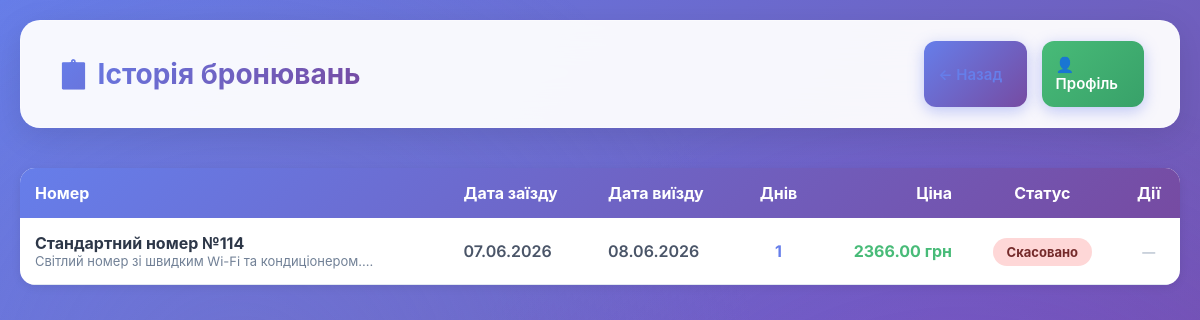
The page /booking_history (signed in) on the database its author committed.
### database.py (models this page shows)
class Product(db.Model):
    __tablename__ = "products"
    id: Mapped[int] = mapped_column(primary_key=True)
    name: Mapped[str] = mapped_column(String(100), nullable=False)
    price: Mapped[float] = mapped_column(Float, nullable=False)
    description: Mapped[str] = mapped_column(String(500), nullable=True)
    image_url: Mapped[str] = mapped_column(String(200), nullable=True)
    is_booked: Mapped[bool] = mapped_column(Boolean, default=False)
    booked_by: Mapped[int] = mapped_column(Integer, nullable=True)
    booking_days: Mapped[int] = mapped_column(Integer, default=0)

class Booking(db.Model):
    __tablename__ = "bookings"
    id: Mapped[int] = mapped_column(primary_key=True)
    user_id: Mapped[int] = mapped_column(ForeignKey("users.id"), nullable=False)
    product_id: Mapped[int] = mapped_column(ForeignKey("products.id"), nullable=False)
    check_in: Mapped[datetime] = mapped_column(Date, nullable=False)
    check_out: Mapped[datetime] = mapped_column(Date, nullable=False)
    total_price: Mapped[float] = mapped_column(Float, nullable=False)
    status: Mapped[str] = mapped_column(String(20), default="active", nullable=False)
    created_at: Mapped[datetime] = mapped_column(DateTime, default=datetime.utcnow)
    cancelled_at: Mapped[datetime] = mapped_column(DateTime, nullable=True)

### app.py (the view)
@app.route('/booking_history')
def booking_history():
    if 'user_id' not in session:
        return redirect(url_for('login'))
    bookings = db.session.execute(
        db.select(Booking).filter_by(user_id=session['user_id']).order_by(Booking.created_at.desc())
    ).scalars().all()
    bookings_with_products = []
    for booking in bookings:
        product = db.session.execute(db.select(Product).filter_by(id=booking.product_id)).scalar_one_or_none()
        if product:
            bookings_with_products.append({
                'booking': booking,
                'product': product,
                'days': (booking.check_out - booking.check_in).days
            })
    return render_template('booking_history.html', bookings=bookings_with_products)

### templates/booking_history.html (shortened to what this page needs)
<!DOCTYPE html>
<html lang="uk">
<head>
    <link rel="stylesheet" href="{{ url_for('static', filename='style.css') }}">
</head>
<body>
    <div class="container">
        <div class="header-box">
            <h1>📋 Історія бронювань</h1>
            <div style="display: flex; gap: 15px;">
                <a href="{{ url_for('index') }}" class="btn-book" style="text-decoration: none; background: linear-gradient(135deg, #667eea 0%, #764ba2 100%);">← Назад</a>
                <a href="{{ url_for('profile') }}" class="btn-book" style="text-decoration: none; background: linear-gradient(135deg, #48bb78 0%, #38a169 100%);">👤 Профіль</a>
            </div>
        </div>
        {% if bookings %}
            <div style="background: white; border-radius: 15px; box-shadow: 0 2px 10px rgba(0,0,0,0.08); overflow: hidden;">
                <table style="width: 100%; border-collapse: collapse;">
                    <thead style="background: linear-gradient(135deg, #667eea 0%, #764ba2 100%); color: white;">
                        <tr>
                            <th style="padding: 15px; text-align: left; font-weight: 700;">Номер</th>
                            <th style="padding: 15px; text-align: left; font-weight: 700;">Дата заїзду</th>
                            <th style="padding: 15px; text-align: left; font-weight: 700;">Дата виїзду</th>
                            <th style="padding: 15px; text-align: center; font-weight: 700;">Днів</th>
                            <th style="padding: 15px; text-align: right; font-weight: 700;">Ціна</th>
                            <th style="padding: 15px; text-align: center; font-weight: 700;">Статус</th>
                            <th style="padding: 15px; text-align: center; font-weight: 700;">Дії</th>
                        </tr>
                    </thead>
                    <tbody>
                        {% for item in bookings %}
                            <tr style="border-bottom: 1px solid #e2e8f0;">
                                <td style="padding: 15px;">
                                    <div style="font-weight: 700; color: #2d3748;">{{ item.product.name }}</div>
                                    <div style="font-size: 13px; color: #718096;">{{ item.product.description[:50] }}...</div>
                                </td>
                                <td style="padding: 15px; color: #4a5568; font-weight: 600;">{{ item.booking.check_in.strftime('%d.%m.%Y') }}</td>
                                <td style="padding: 15px; color: #4a5568; font-weight: 600;">{{ item.booking.check_out.strftime('%d.%m.%Y') }}</td>
                                <td style="padding: 15px; text-align: center; font-weight: 700; color: #667eea;">{{ item.days }}</td>
                                <td style="padding: 15px; text-align: right; font-weight: 700; color: #48bb78; font-size: 16px;">{{ "%.2f"|format(item.booking.total_price) }} грн</td>
                                <td style="padding: 15px; text-align: center;">
                                    {% if item.booking.status == 'active' %}
                                        <span style="background: #c6f6d5; color: #22543d; padding: 6px 14px; border-radius: 20px; font-weight: 700; font-size: 13px;">Активне</span>
                                    {% elif item.booking.status == 'cancelled' %}
                                        <span style="background: #fed7d7; color: #742a2a; padding: 6px 14px; border-radius: 20px; font-weight: 700; font-size: 13px;">Скасовано</span>
                                    {% else %}
                                        <span style="background: #e2e8f0; color: #4a5568; padding: 6px 14px; border-radius: 20px; font-weight: 700; font-size: 13px;">{{ item.booking.status }}</span>
                                    {% endif %}
                                </td>
                                <td style="padding: 15px; text-align: center;">
                                    {% if item.booking.status == 'active' %}
                                        <div style="display: flex; gap: 8px; justify-content: center; flex-wrap: wrap;">
                                            <button onclick="showExtendForm({{ item.booking.id }}, '{{ item.product.name }}', {{ item.product.price }})" class="btn-success" style="border: none; cursor: pointer; padding: 8px 16px; font-size: 14px;">📅 Продовжити</button>
                                            <form action="{{ url_for('cancel_booking_new', booking_id=item.booking.id) }}" method="post" style="display: inline;" onsubmit="return confirm('Ви впевнені, що хочете скасувати це бронювання?');">
                                                <button type="submit" class="btn-cancel" style="border: none; cursor: pointer; padding: 8px 16px; font-size: 14px;">❌ Скасувати</button>
                                            </form>
                                        </div>
                                    {% else %}
                                        <span style="color: #a0aec0; font-size: 13px;">—</span>
                                    {% endif %}
                                </td>
                            </tr>
                        {% endfor %}
                    </tbody>
                </table>
            </div>
        {% endif %}
    </div>
</body>
</html>

### static/style.css (style rules this page uses)
* { margin: 0; padding: 0; box-sizing: border-box; }
body { font-family: 'Inter', -apple-system, BlinkMacSystemFont, 'Segoe UI', sans-serif; background: linear-gradient(135deg, #667eea 0%, #764ba2 100%); min-height: 100vh; padding: 20px; position: relative; overflow-x: hidden; }
body::before { content: ''; position: fixed; top: 0; left: 0; width: 100%; height: 100%; background: radial-gradient(circle at 20% 50%, rgba(120, 119, 198, 0.3), transparent 50%), radial-gradient(circle at 80% 80%, rgba(138, 43, 226, 0.3), transparent 50%); pointer-events: none; z-index: 0; }
.container { max-width: 1400px; margin: 0 auto; position: relative; z-index: 1; }
.header-box { display: flex; justify-content: space-between; align-items: center; background: rgba(255, 255, 255, 0.95); backdrop-filter: blur(20px); padding: 20px 35px; border-radius: 20px; box-shadow: 0 8px 32px rgba(0, 0, 0, 0.1); margin-bottom: 40px; border: 1px solid rgba(255, 255, 255, 0.3); animation: slideDown 0.6s ease-out; }
.header-box h1 { margin: 0; font-size: 28px; font-weight: 700; background: linear-gradient(135deg, #667eea 0%, #764ba2 100%); -webkit-background-clip: text; -webkit-text-fill-color: transparent; background-clip: text; }
.btn-book { width: 100%; padding: 14px; background: linear-gradient(135deg, #667eea 0%, #764ba2 100%); color: white; border: none; border-radius: 12px; font-weight: 600; cursor: pointer; font-size: 15px; transition: all 0.3s ease; box-shadow: 0 4px 15px rgba(102, 126, 234, 0.4); position: relative; overflow: hidden; }
.btn-book::before { content: ''; position: absolute; top: 0; left: -100%; width: 100%; height: 100%; background: linear-gradient(90deg, transparent, rgba(255, 255, 255, 0.3), transparent); transition: left 0.5s ease; }
a[href="/"] { text-decoration: none; color: #667eea; font-weight: 600; transition: all 0.3s ease; display: inline-flex; align-items: center; gap: 5px; }

### rows shown on the page
Product: product.name "Стандартний номер №114", product "Світлий номер зі швидким Wi-Fi та кондиціонером."
Booking: booking.check_in "07.06.2026", booking.check_out "08.06.2026", booking.total_price "2366.00"

### other values the page prints
{{ item.days }} "1"
